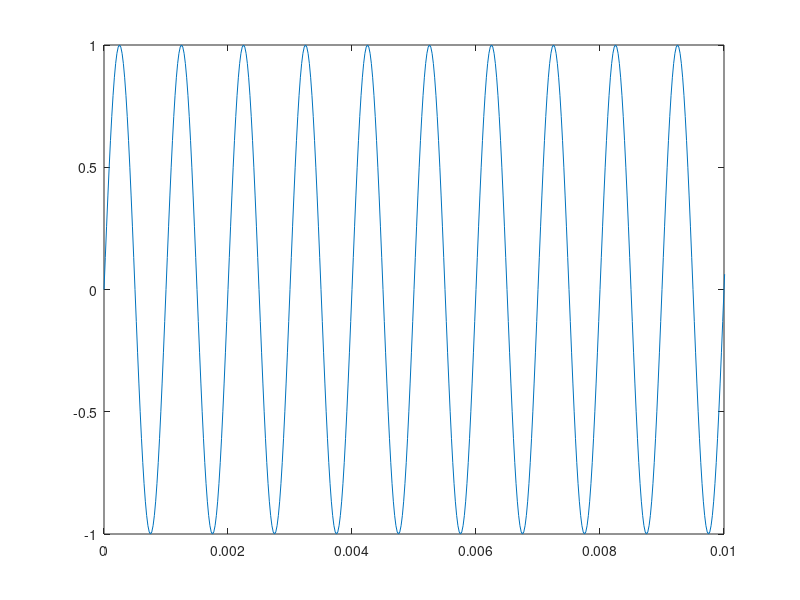
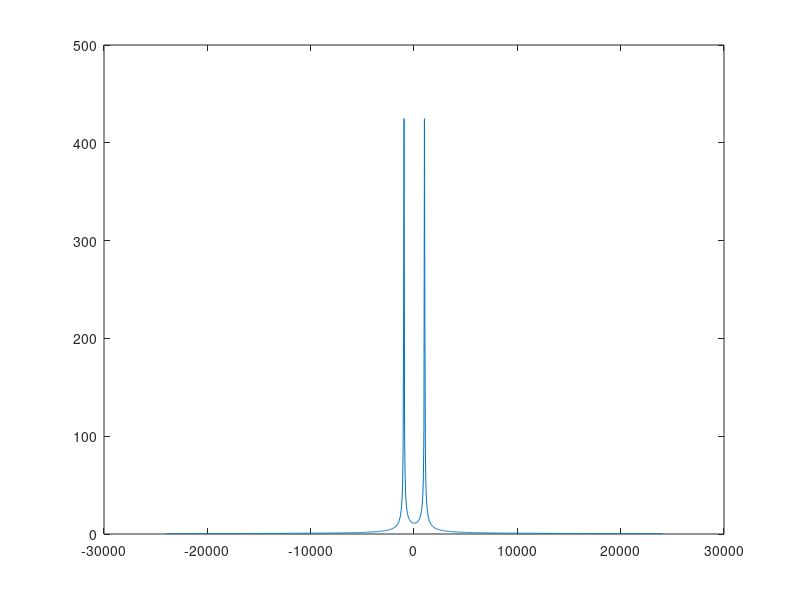
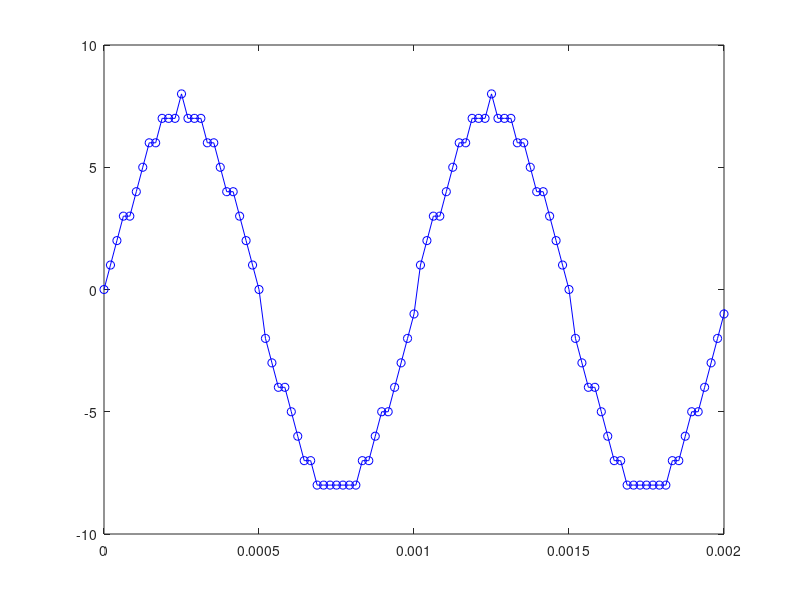
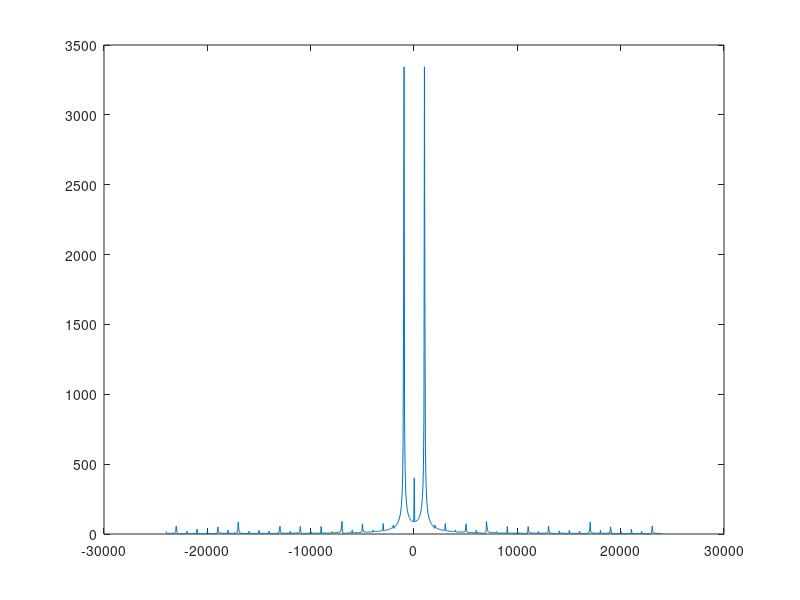

Recreate these plots in MATLAB, in order.
fs=48000;
t=0:1/fs:5;
f=1000;
 
N=1024;
x=sin(2*pi*f*t);
 
plot(t,x);
xlim([0 0.01]);
 
figure(1);
%stem(t,x,'r');
figure(2);
y = fftshift(abs(fft(x,N)));
fa = -fs/2:fs/N:fs/2;
fa = linspace(-fs/2,fs/2,N);
plot(fa,y);
 
b = 4;
max = 2^(b-1);
quantized = floor(x*max);
 
figure(3);
plot(t, quantized, 'b-o');
xlim([0 0.002]);
 
figure(4);
y = fftshift(abs(fft(quantized,N)));
plot(fa,y);
 
%stem(t*1/fs*1000,x,'r');
%hold on;
